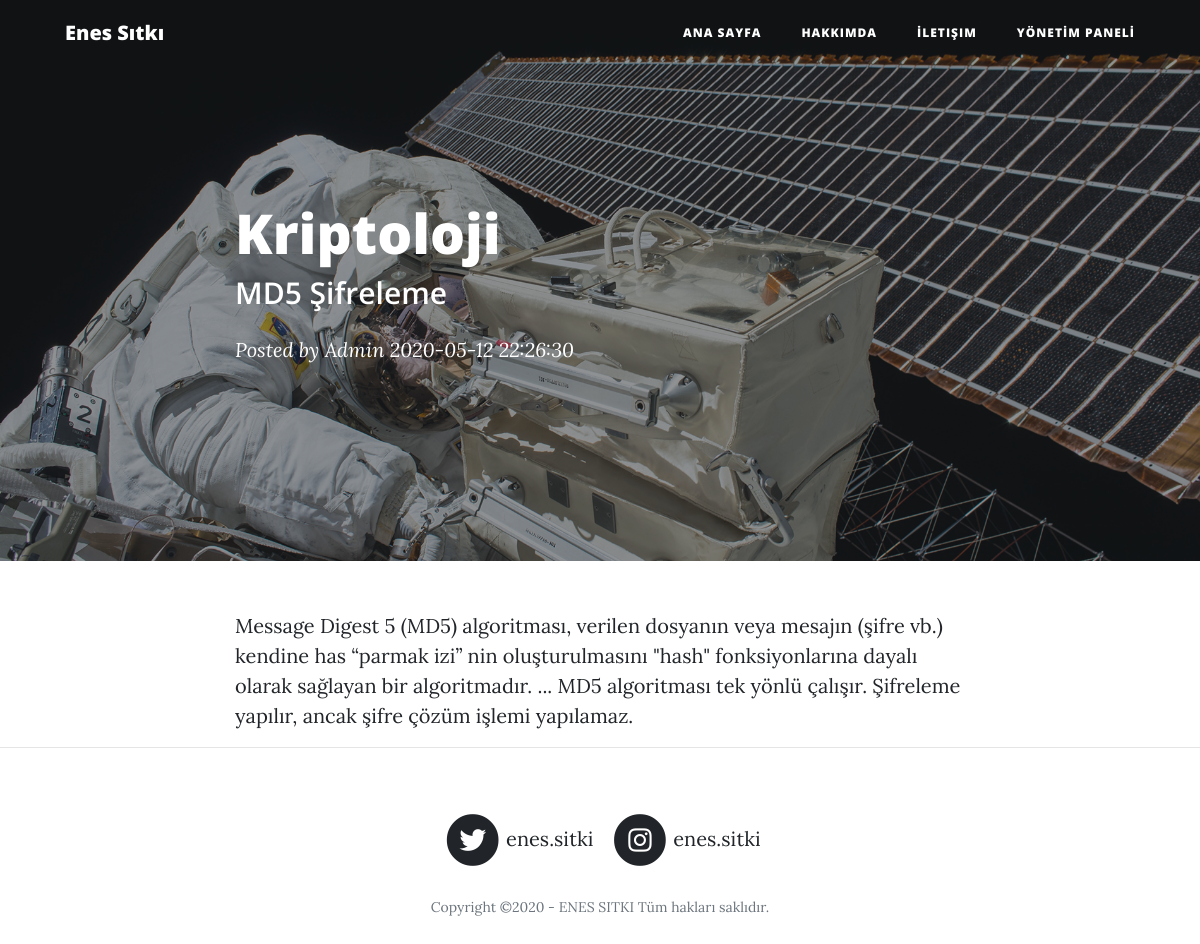
The app's page /blog-detay.php?id=14 with its own data.
### tables this page shows
CREATE TABLE `blog` (
  `id` int(11) NOT NULL,
  `baslik` varchar(100) NOT NULL,
  `alt_baslik` varchar(255) NOT NULL,
  `aciklama` text NOT NULL,
  `tarih` datetime NOT NULL DEFAULT current_timestamp(),
  `aktif` int(1) NOT NULL DEFAULT 0
);

### blog-detay.php (the view, shortened to what this page needs)
<?php
require_once 'admin/pages/inc-fonksiyonlar.php';
@$id=intval($_GET['id']);
$cek=$db->prepare("SELECT *FROM `blog` WHERE `id`=:id LIMIT 1");
$cek->bindValue("id",$id,PDO::PARAM_INT);
$cek->execute();
$row=$cek->fetch(PDO::FETCH_ASSOC);
?>
<!DOCTYPE html>
<html lang="en">
<head>
  <link href="vendor/bootstrap/css/bootstrap.min.css" rel="stylesheet">
  <link href="vendor/fontawesome-free/css/all.min.css" rel="stylesheet" type="text/css">
  <link href="css/clean-blog.min.css" rel="stylesheet">
</head>
<body>
<?php require'includes/inc-menu.php';?>
  <header class="masthead" style="background-image: url('img/post-bg.jpg')">
    <div class="overlay"></div>
    <div class="container">
      <div class="row">
        <div class="col-lg-8 col-md-10 mx-auto">
          <div class="post-heading">
            <h1><?= $row["baslik"]?></h1>
            <h2 class="subheading"><?= $row["alt_baslik"]?></h2>
            <span class="meta">Posted by
              <a href="#">Admin</a>
              <?= $row["tarih"]?></span>
          </div>
        </div>
      </div>
    </div>
  </header>
  <article>
    <div class="container">
      <div class="row">
        <div class="col-lg-8 col-md-10 mx-auto">
          <?= htmlspecialchars_decode($row["aciklama"])?>
        </div>
      </div>
    </div>
  </article>
  <hr>
  <?php require'includes/inc-footer.php';?>
</body>
</html>

### records on screen
blog: baslik "Kriptoloji", alt_baslik "MD5 Şifreleme", tarih "2020-05-12 22:26:30", aciklama "Message Digest 5 (MD5) algoritması, verilen dosyanın veya mesajın (şifre vb.) kendine has “parmak izi” nin oluşturulmasını \"hash\" fonksiyonlarına dayalı olarak sağlayan bir algoritmadır. ... MD5 algoritması tek yönlü çalışır. Şifreleme yapılır, ancak şifre çözüm işlemi yapılamaz."
